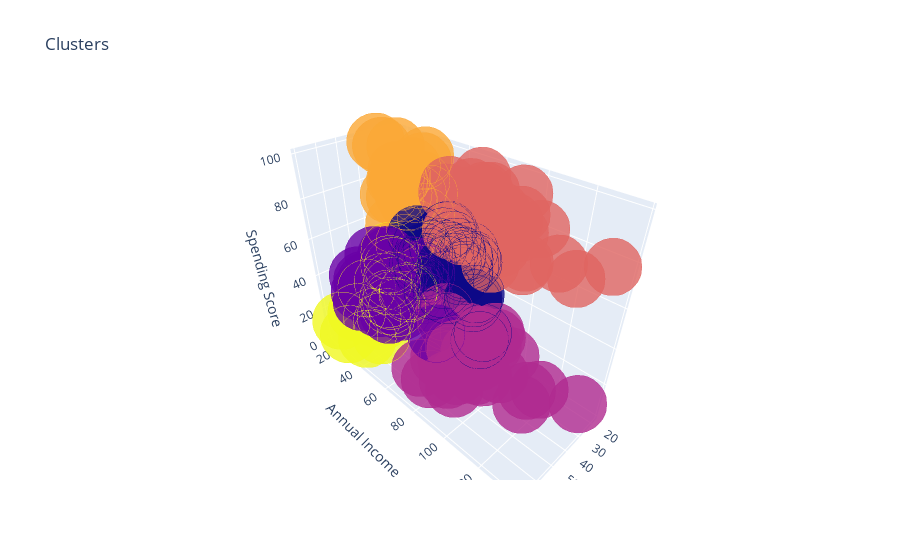

Here is the notebook cell this chart was saved with:
### Markdown cell above
#### Plotly 3D scatterplot

### Code cell
trace1 = go.Scatter3d(
    x= data['Age'],
    y= data['Annual_Income'],
    z= data['Spending_score'],
    mode='markers',
     marker=dict(
        color =data['all_clusters'], 
        size= 20,
        line=dict(
            color= data['all_clusters'],
            width= 12
        ),
        opacity=0.8
     )
)
data_pl = [trace1]
layout = go.Layout(
#     margin=dict(
#         l=0,
#         r=0,
#         b=0,
#         t=0
#     )
    title= 'Clusters',
    scene = dict(
            xaxis = dict(title  = 'Age'),
            yaxis = dict(title  = 'Annual Income'),
            zaxis = dict(title  = 'Spending Score')
        )
)
fig = go.Figure(data=data_pl, layout=layout)
py.offline.iplot(fig)

### Figure 1 — Plotly figure (JSON) as saved in the notebook; plotly's stock layout.template omitted (floating-point values rounded to 4 significant figures; data arrays with more than 128 entries replaced by an {"elided": "..."} marker saying what was removed)
{"data": [{"marker": {"color": {"elided": "200 int values"}, "line": {"color": {"elided": "200 int values"}, "width": 12}, "opacity": 0.8, "size": 20}, "mode": "markers", "type": "scatter3d", "x": {"elided": "200 int values"}, "y": {"elided": "200 int values"}, "z": {"elided": "200 int values"}}], "layout": {"scene": {"xaxis": {"title": {"text": "Age"}}, "yaxis": {"title": {"text": "Annual Income"}}, "zaxis": {"title": {"text": "Spending Score"}}}, "title": {"text": "Clusters"}}}
